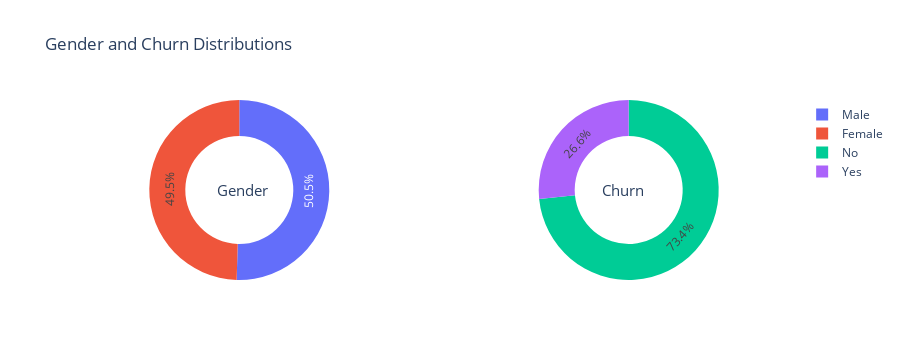

This figure's notebook cell:
### Markdown cell above
### Gender & Churn

### Code cell
g_labels = ['Male', 'Female']
c_labels = ['No', 'Yes'] 

fig = make_subplots(rows=1, cols=2, specs=[[{'type':'domain'}, {'type':'domain'}]])
fig.add_trace(go.Pie(labels=g_labels, values=df['gender'].value_counts(), name="Gender"),1, 1)
fig.add_trace(go.Pie(labels=c_labels, values=df['Churn'].value_counts(), name="Churn"),1, 2)

fig.update_traces(hole=.6, hoverinfo="label+percent+name", textfont_size=12)

fig.update_layout(
    title_text="Gender and Churn Distributions",
    annotations=[dict(text='Gender', x=0.19, y=0.5, font_size=15, showarrow=False),
                 dict(text='Churn', x=0.80, y=0.5, font_size=15, showarrow=False)])
fig.show()

### Figure 1 — Plotly figure (JSON) as saved in the notebook; plotly's stock layout.template omitted (floating-point values rounded to 4 significant figures)
{"data": [{"domain": {"x": [0, 0.45], "y": [0, 1]}, "hole": 0.6, "hoverinfo": "label+percent+name", "labels": ["Male", "Female"], "name": "Gender", "textfont": {"size": 12}, "type": "pie", "values": [3549, 3483]}, {"domain": {"x": [0.55, 1], "y": [0, 1]}, "hole": 0.6, "hoverinfo": "label+percent+name", "labels": ["No", "Yes"], "name": "Churn", "textfont": {"size": 12}, "type": "pie", "values": [5163, 1869]}], "layout": {"annotations": [{"font": {"size": 15}, "showarrow": false, "text": "Gender", "x": 0.19, "y": 0.5}, {"font": {"size": 15}, "showarrow": false, "text": "Churn", "x": 0.8, "y": 0.5}], "height": 360, "title": {"text": "Gender and Churn Distributions"}}}
